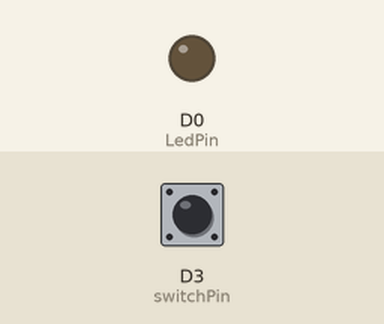
Bench run of a sketch on a simulated ESP8266 (NodeMCU). Shown: output pins drawn as LEDs (lit = HIGH). The inputs (shaded band) are chosen by the test bench; at power-on: D3 (switchPin) HIGH.

Above: at 1.2 s.
1.3 s: D3 (switchPin) pulled LOW for 0.15 s
At 1.37 s:
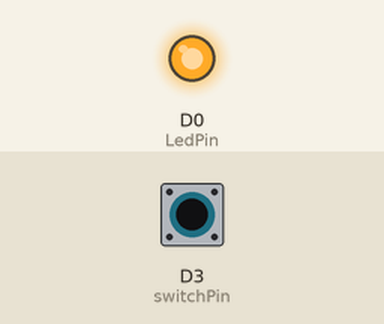
2.9 s: D3 (switchPin) pulled LOW for 3.2 s
At 7.3 s:
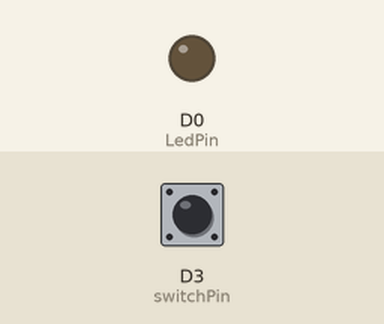
Timing chart, 0 to 8.8 s (numbered marks = the images above; inputs shaded):
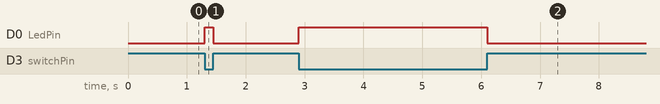

Measured:
- after the input at 1.3 s, D0 (LedPin): LOW → HIGH at once, → LOW 0.15 s later
- after the input at 2.9 s, D0 (LedPin): LOW → HIGH at once, → LOW 3.2 s later

The sketch:

sketch_may14b.ino
```cpp
int switchPin = D3; //d3
int LedPin = D0; //d0
int switchValue;
void setup() {
  pinMode(LedPin, OUTPUT);
  pinMode(switchPin, INPUT_PULLUP);

}

void loop() {
  // read the switch value
  switchValue = digitalRead(switchPin);
  digitalWrite(LedPin, !switchValue);

}
```
